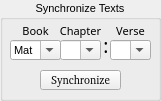
   <widget class="QGroupBox" name="SynchgroupBox">
    <property name="geometry">
     <rect>
      <x>590</x>
      <y>60</y>
      <width>161</width>
      <height>101</height>
     </rect>
    </property>
    <property name="font">
     <font>
      <pointsize>8</pointsize>
     </font>
    </property>
    <property name="title">
     <string>Synchronize Texts</string>
    </property>
    <property name="alignment">
     <set>Qt::AlignCenter</set>
    </property>
    <widget class="QLabel" name="chapterlabel">
     <property name="geometry">
      <rect>
       <x>60</x>
       <y>20</y>
       <width>41</width>
       <height>21</height>
      </rect>
     </property>
     <property name="font">
      <font>
       <family>FROMVS</family>
       <pointsize>8</pointsize>
       <weight>50</weight>
       <italic>false</italic>
       <bold>false</bold>
      </font>
     </property>
     <property name="text">
      <string>Chapter</string>
     </property>
     <property name="alignment">
      <set>Qt::AlignCenter</set>
     </property>
    </widget>
    <widget class="QComboBox" name="verseComboBox">
     <property name="geometry">
      <rect>
       <x>110</x>
       <y>40</y>
       <width>41</width>
       <height>20</height>
      </rect>
     </property>
     <property name="font">
      <font>
       <pointsize>8</pointsize>
      </font>
     </property>
     <property name="toolTip">
      <string>Bible book current image|text directory</string>
     </property>
     <property name="editable">
      <bool>true</bool>
     </property>
    </widget>
    <widget class="QLabel" name="colon">
     <property name="geometry">
      <rect>
       <x>96</x>
       <y>30</y>
       <width>20</width>
       <height>31</height>
      </rect>
     </property>
     <property name="font">
      <font>
       <family>FROMVS</family>
       <pointsize>14</pointsize>
       <weight>50</weight>
       <italic>false</italic>
       <bold>false</bold>
      </font>
     </property>
     <property name="text">
      <string>:</string>
     </property>
     <property name="alignment">
      <set>Qt::AlignCenter</set>
     </property>
    </widget>
    <widget class="QComboBox" name="chapterComboBox">
     <property name="geometry">
      <rect>
       <x>60</x>
       <y>40</y>
       <width>41</width>
       <height>20</height>
      </rect>
     </property>
     <property name="font">
      <font>
       <pointsize>8</pointsize>
      </font>
     </property>
     <property name="toolTip">
      <string>Bible book current image|text directory</string>
     </property>
     <property name="editable">
      <bool>true</bool>
     </property>
    </widget>
    <widget class="QComboBox" name="bookComboBox">
     <property name="geometry">
      <rect>
       <x>10</x>
       <y>40</y>
       <width>51</width>
       <height>20</height>
      </rect>
     </property>
     <property name="font">
      <font>
       <pointsize>8</pointsize>
      </font>
     </property>
     <property name="toolTip">
      <string>Bible book current image|text directory</string>
     </property>
     <property name="editable">
      <bool>true</bool>
     </property>
     <item>
      <property name="text">
       <string>Mat</string>
      </property>
     </item>
     <item>
      <property name="text">
       <string>Mar</string>
      </property>
     </item>
     <item>
      <property name="text">
       <string>Luk</string>
      </property>
     </item>
     <item>
      <property name="text">
       <string>Joh</string>
      </property>
     </item>
     <item>
      <property name="text">
       <string>Act</string>
      </property>
     </item>
     <item>
      <property name="text">
       <string>Rom</string>
      </property>
     </item>
     <item>
      <property name="text">
       <string>1Co</string>
      </property>
     </item>
     <item>
      <property name="text">
       <string>2Co</string>
      </property>
     </item>
     <item>
      <property name="text">
       <string>Gal</string>
      </property>
     </item>
     <item>
      <property name="text">
       <string>Eph</string>
      </property>
     </item>
     <item>
      <property name="text">
       <string>Php</string>
      </property>
     </item>
     <item>
      <property name="text">
       <string>Col</string>
      </property>
     </item>
     <item>
      <property name="text">
       <string>1Th</string>
      </property>
     </item>
     <item>
      <property name="text">
       <string>2Th</string>
      </property>
     </item>
     <item>
      <property name="text">
       <string>1Ti</string>
      </property>
     </item>
     <item>
      <property name="text">
       <string>2Ti</string>
      </property>
     </item>
     <item>
      <property name="text">
       <string>Tit</string>
      </property>
     </item>
     <item>
      <property name="text">
       <string>Phm</string>
      </property>
     </item>
     <item>
      <property name="text">
       <string>Heb</string>
      </property>
     </item>
     <item>
      <property name="text">
       <string>Jas</string>
      </property>
     </item>
     <item>
      <property name="text">
       <string>1Pe</string>
      </property>
     </item>
     <item>
      <property name="text">
       <string>2Pe</string>
      </property>
     </item>
     <item>
      <property name="text">
       <string>1Jn</string>
      </property>
     </item>
     <item>
      <property name="text">
       <string>2Jn</string>
      </property>
     </item>
     <item>
      <property name="text">
       <string>3Jn</string>
      </property>
     </item>
     <item>
      <property name="text">
       <string>Jud</string>
      </property>
     </item>
     <item>
      <property name="text">
       <string>Rev</string>
      </property>
     </item>
    </widget>
    <widget class="QLabel" name="verselabel">
     <property name="geometry">
      <rect>
       <x>110</x>
       <y>20</y>
       <width>41</width>
       <height>21</height>
      </rect>
     </property>
     <property name="font">
      <font>
       <family>FROMVS</family>
       <pointsize>8</pointsize>
       <weight>50</weight>
       <italic>false</italic>
       <bold>false</bold>
      </font>
     </property>
     <property name="text">
      <string>Verse</string>
     </property>
     <property name="alignment">
      <set>Qt::AlignCenter</set>
     </property>
    </widget>
    <widget class="QLabel" name="booklabel">
     <property name="geometry">
      <rect>
       <x>20</x>
       <y>20</y>
       <width>31</width>
       <height>21</height>
      </rect>
     </property>
     <property name="font">
      <font>
       <family>FROMVS</family>
       <pointsize>8</pointsize>
       <weight>50</weight>
       <italic>false</italic>
       <bold>false</bold>
      </font>
     </property>
     <property name="text">
      <string>Book</string>
     </property>
     <property name="alignment">
      <set>Qt::AlignCenter</set>
     </property>
    </widget>
    <widget class="QPushButton" name="Synchronizebutton">
     <property name="geometry">
      <rect>
       <x>40</x>
       <y>70</y>
       <width>81</width>
       <height>20</height>
      </rect>
     </property>
     <property name="font">
      <font>
       <family>FROMVS [MAXR]</family>
       <pointsize>8</pointsize>
      </font>
     </property>
     <property name="text">
      <string>Synchronize</string>
     </property>
     <property name="icon">
      <iconset resource="../UI_Icons.qrc">
       <normaloff>:/Icons/Icons/synchronize.png</normaloff>:/Icons/Icons/synchronize.png</iconset>
     </property>
    </widget>
   </widget>
